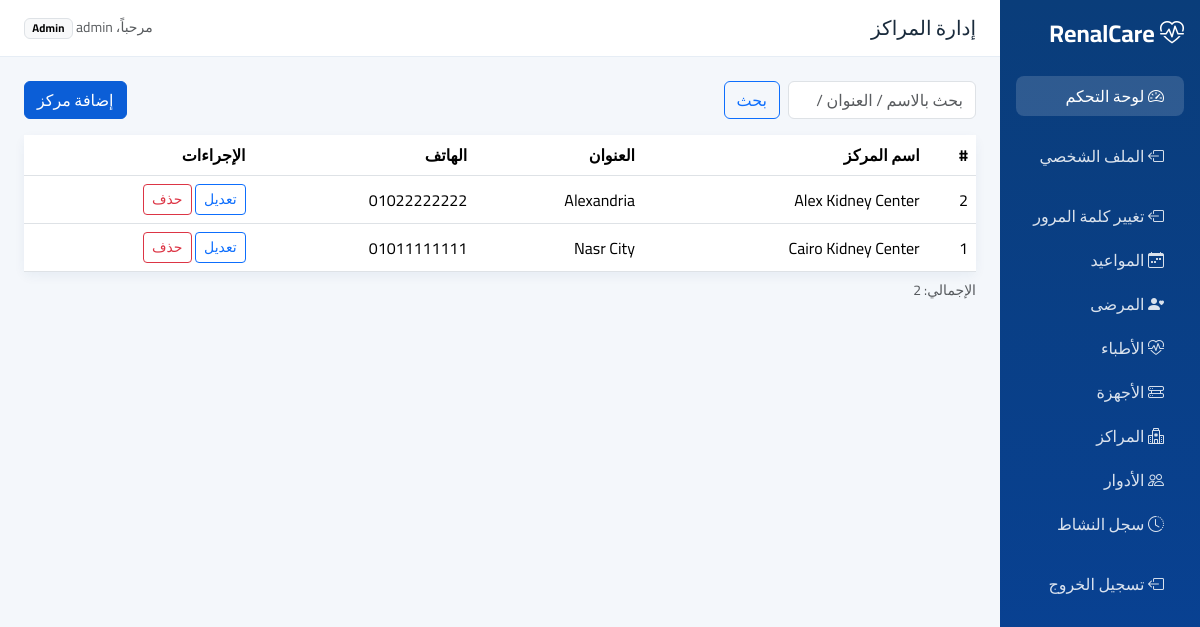
Screenshot of /admin-centers.php (signed in) with the database file from the repository.
### tables this page shows
CREATE TABLE `centers` (
  `id` int(11) NOT NULL,
  `name` varchar(100) DEFAULT NULL,
  `address` text DEFAULT NULL,
  `phone` varchar(20) DEFAULT NULL
);

### admin-centers.php (the view, shortened to what this page needs)
<?php
require_once("config/database.php");
$search = "";
$search_safe = mysqli_real_escape_string($conn, $search);
$query = "SELECT *
          FROM centers
          WHERE name LIKE '%$search_safe%'
          OR address LIKE '%$search_safe%'
          OR phone LIKE '%$search_safe%'
          ORDER BY id DESC";
$result = mysqli_query($conn, $query);
?>
<?php include "includes/head.php"; ?>
<body>
<div class="container-fluid">
    <div class="row">
        <?php include("includes/sidebar.php"); ?>
        <main class="col-md-9 col-lg-10 p-0">
            <?php include("includes/topbar.php"); ?>
            <div class="p-4">
                <div class="d-flex flex-wrap gap-2 justify-content-between align-items-center mb-3">
                    <form
                        action=""
                        method="get"
                        class="d-flex gap-2">
                        <input
                            type="search"
                            name="search"
                            value="<?= htmlspecialchars($search); ?>"
                            class="form-control"
                            placeholder="بحث بالاسم / العنوان / الهاتف">
                        <button
                            type="submit"
                            class="btn btn-outline-primary">
                            بحث
                        </button>
                    </form>
                    <a
                        href="admin-center-form.php"
                        class="btn btn-primary">
                        إضافة مركز
                    </a>
                </div>
                <div class="card">
                    <div class="table-responsive">
                        <table class="table table-hover align-middle mb-0">
                            <thead>
                                <tr>
                                    <th>#</th>
                                    <th>اسم المركز</th>
                                    <th>العنوان</th>
                                    <th>الهاتف</th>
                                    <th>الإجراءات</th>
                                </tr>
                            </thead>
                            <tbody>
                                <?php if (mysqli_num_rows($result) > 0): ?>
                                    <?php while ($row = mysqli_fetch_assoc($result)): ?>
                                        <tr>
                                            <td>
                                                <?= $row['id']; ?>
                                            </td>
                                            <td>
                                                <?= htmlspecialchars($row['name']); ?>
                                            </td>
                                            <td>
                                                <?= htmlspecialchars($row['address'] ?? '—'); ?>
                                            </td>
                                            <td>
                                                <?= htmlspecialchars($row['phone'] ?? '—'); ?>
                                            </td>
                                            <td class="text-nowrap">
                                                <a
                                                    href="admin-center-form.php?id=<?= $row['id']; ?>"
                                                    class="btn btn-sm btn-outline-primary">
                                                    تعديل
                                                </a>
                                                <a
                                                    href="admin-center-delete.php?id=<?= $row['id']; ?>"
                                                    class="btn btn-sm btn-outline-danger"
                                                    onclick="return confirm('هل أنت متأكد من حذف هذا المركز؟');">
                                                    حذف
                                                </a>
                                            </td>
                                        </tr>
                                    <?php endwhile; ?>
                                <?php endif; ?>
                            </tbody>
                        </table>
                    </div>
                </div>
                <p class="small text-muted mt-2">
                    الإجمالي: <?= mysqli_num_rows($result); ?>
                </p>
            </div>
        </main>
    </div>
</div>
</body>
</html>

### assets/css/app.css (style rules this page uses)
:root { --kc-primary: #0b5ed7; --kc-primary-dark: #084298; --kc-bg: #f4f7fb; --kc-sidebar: #0a3d7a; --kc-card: #ffffff; --kc-text: #1a2b3c; --kc-muted: #6c757d; }
body { font-family: "Cairo", system-ui, sans-serif; background: var(--kc-bg); color: var(--kc-text); }
.card { border: 0; box-shadow: 0 0.25rem 0.75rem rgba(10, 61, 122, 0.06); }
.btn-primary { background-color: var(--kc-primary); border-color: var(--kc-primary); }

### assets/css/site-extra.css (style rules this page uses)
.table td, .table th { vertical-align: middle; }

### rows the page displays
centers: id "2", name "Alex Kidney Center", address "Alexandria", phone "01022222222"
centers: id "1", name "Cairo Kidney Center", address "Nasr City", phone "01011111111"

### other values shown
$title "إدارة المراكز"
$_SESSION['user_name'] "admin"
mysqli_num_rows($result) "2"
